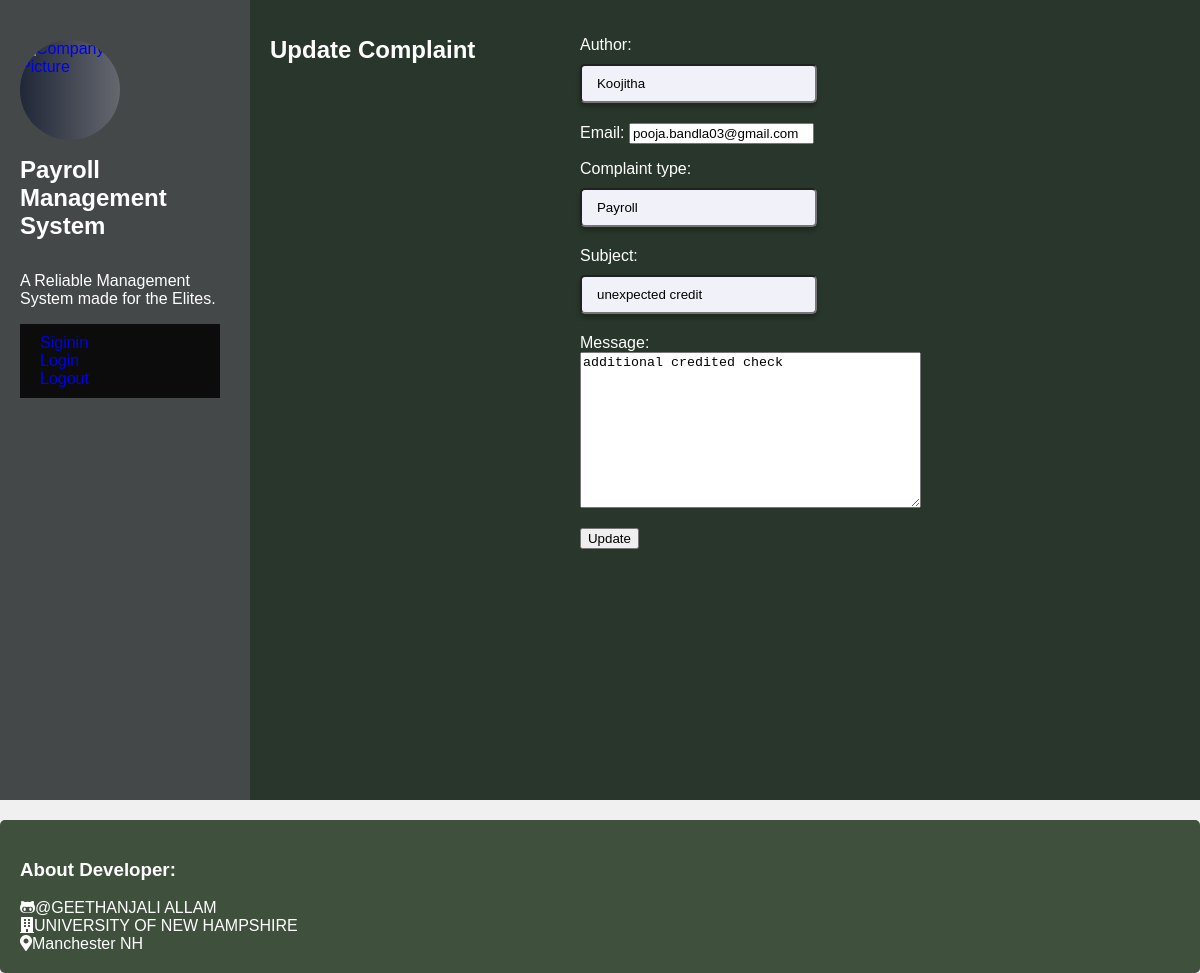
/accounts/update_complaint/8/ (signed in), run on an earlier commit of the app's database.
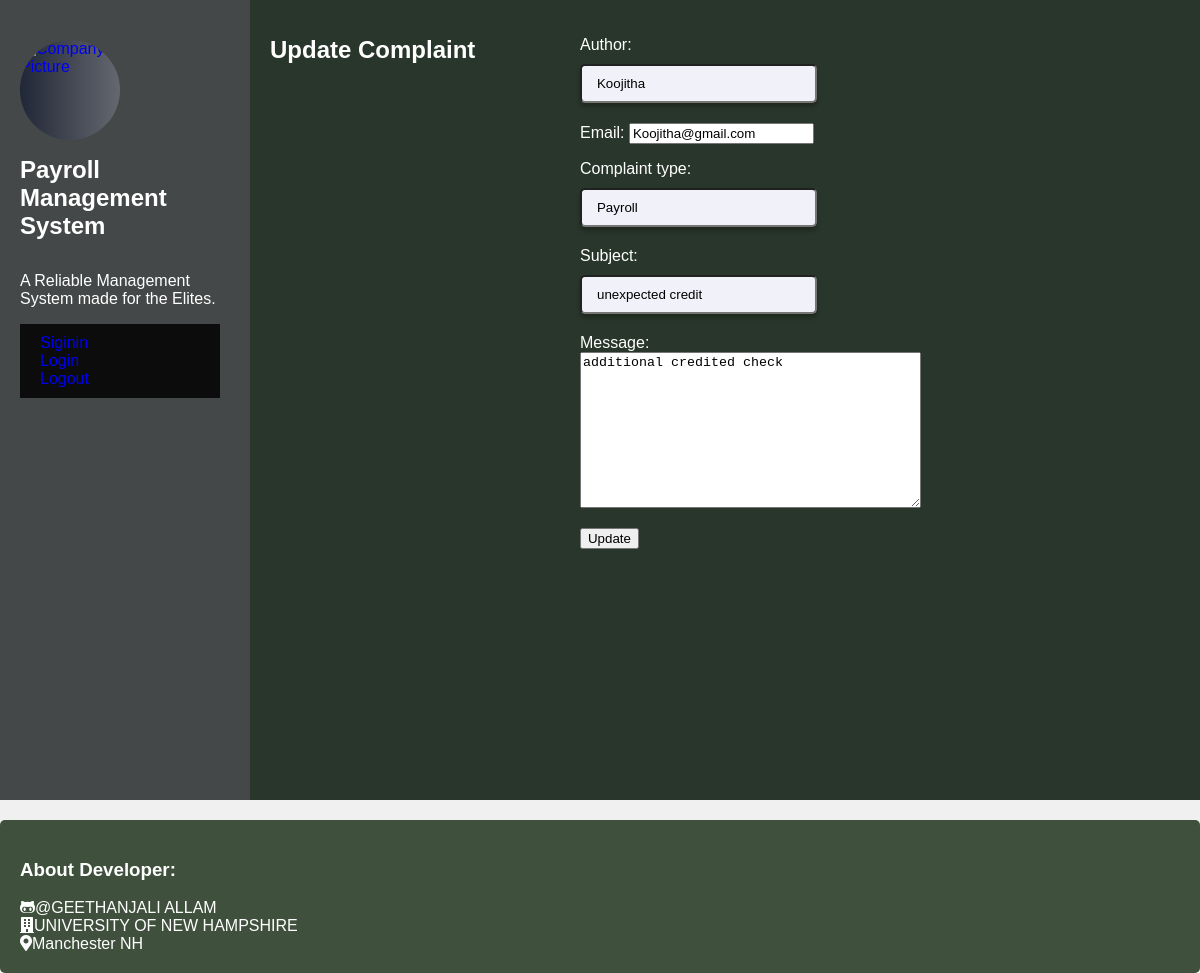
And on a later commit of the database.
### Management/models.py (models this page shows, shortened)
class Complaint(models.Model):
    author = models.CharField(max_length=100)
    email = models.EmailField()
    complaint_type = models.CharField(max_length=100)
    subject = models.CharField(max_length=200)
    message = models.TextField()

### Management/views.py (the view)
# urls.py: path('update_complaint/<int:complaint_id>/', views.update_complaint, name='Update_Complaint'),
@login_required
def update_complaint(request, complaint_id):
    complaint = get_object_or_404(Complaint, id=complaint_id)
    if request.method == "POST":
        form = UpdateComplaintForm(request.POST, instance=complaint)
        if form.is_valid():
            form.save()
            return redirect("Management:View_Complaint")
    else:
        form = UpdateComplaintForm(instance=complaint)
    return render(request, "Management/update_complaint.html", {
        "form": form,
        "complaint_id": complaint_id,
        "favorites": favorites
    })

### Management/views.py
class UpdateComplaintForm(forms.ModelForm):
    class Meta:
        model = Complaint
        fields = ['author', 'email', 'complaint_type', 'subject', 'message']

### Management/templates/Management/update_complaint.html (shortened to what this page needs)
{% extends "Management/layout.html" %}
{% block body %}
    <h1>Update Complaint</h1>
    <form method="post" action="">
        {{ form.as_p }}
        <button type="submit">Update</button>
    </form>
{% endblock body %}

What changed in the data, as far as the page shows it:
changed Complaint "Koojitha": email "pooja.bandla03@gmail.com" → "Koojitha@gmail.com"
